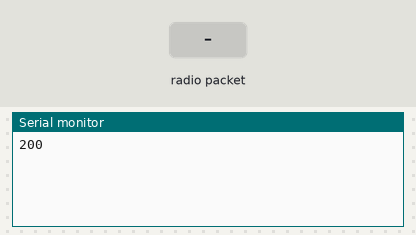
Bench run of a program on a simulated ESP8266 (NodeMCU). On the bench: the last lines printed to the serial monitor. Inputs (shaded band) come from the test bench.

Above: at 2.2 s.
2.3 s: radio packet "1" arrives
At 3.0 s:
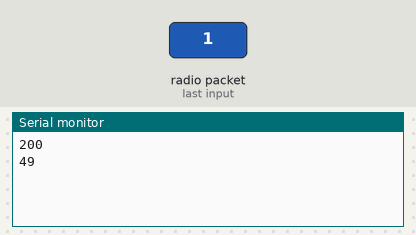
3.8 s: radio packet "0" arrives
At 5.0 s:
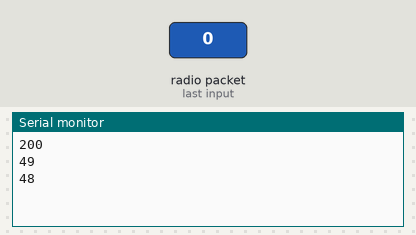
5.3 s: radio packet "2" arrives
At 6.4 s:
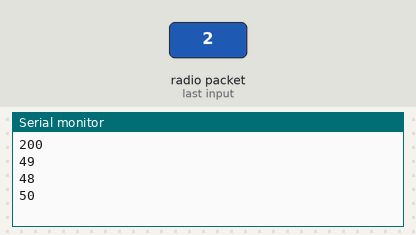
Timing chart, 0 to 8.3 s (numbered marks = the images above; inputs shaded):
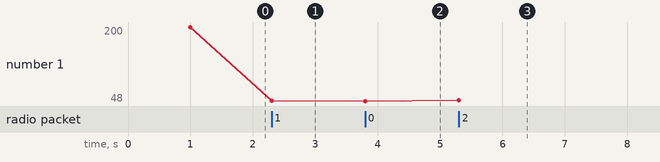

Measured:
- after the input at 2.3 s, the serial monitor: prints a new line at once (image 1)
- after the input at 3.8 s, the serial monitor: prints a new line at once (image 2)
- after the input at 5.3 s, the serial monitor: prints a new line at once (image 3)
- plotted number 1: 200 → 49 after the input at 2.3 s, 49 → 48 after the input at 3.8 s, 48 → 50 after the input at 5.3 s

The program:

main.cpp
```cpp
#include <Arduino.h>
#include <ESP8266WiFi.h>
#include <espnow.h>

// https://randomnerdtutorials.com/esp-now-many-to-one-esp32/

#define TZ_OFFSET 0
#define TZ_DST 0

struct payload {
  u8 id;
};

void on_data_recv(u8 *mac_addr, u8 *data, u8 len) {
  struct payload *r = (struct payload *)data;

  Serial.printf("%u\n", r->id);
  // Serial.printf("Data received from : %02X:%02X;%02X:%02X:%02X:%02X, id %u, of %u bytes\n",
  // mac_addr[0], mac_addr[1], mac_addr[2], mac_addr[3], mac_addr[4], mac_addr[5], r->id, len);
}

void setup() {
  Serial.begin(115200);
  Serial.setTimeout(2000);
  // Serial.println("ESP MAC ADDR : " + WiFi.macAddress());

  WiFi.mode(WIFI_STA);

  while (esp_now_init() != 0) {
    Serial.println("100");
    delay(500);
  }

  esp_now_set_self_role(ESP_NOW_ROLE_SLAVE);
  esp_now_register_recv_cb(on_data_recv);
  delay(1000);
  Serial.println("200");
}

void loop() {
  delay(2000);
}
```
